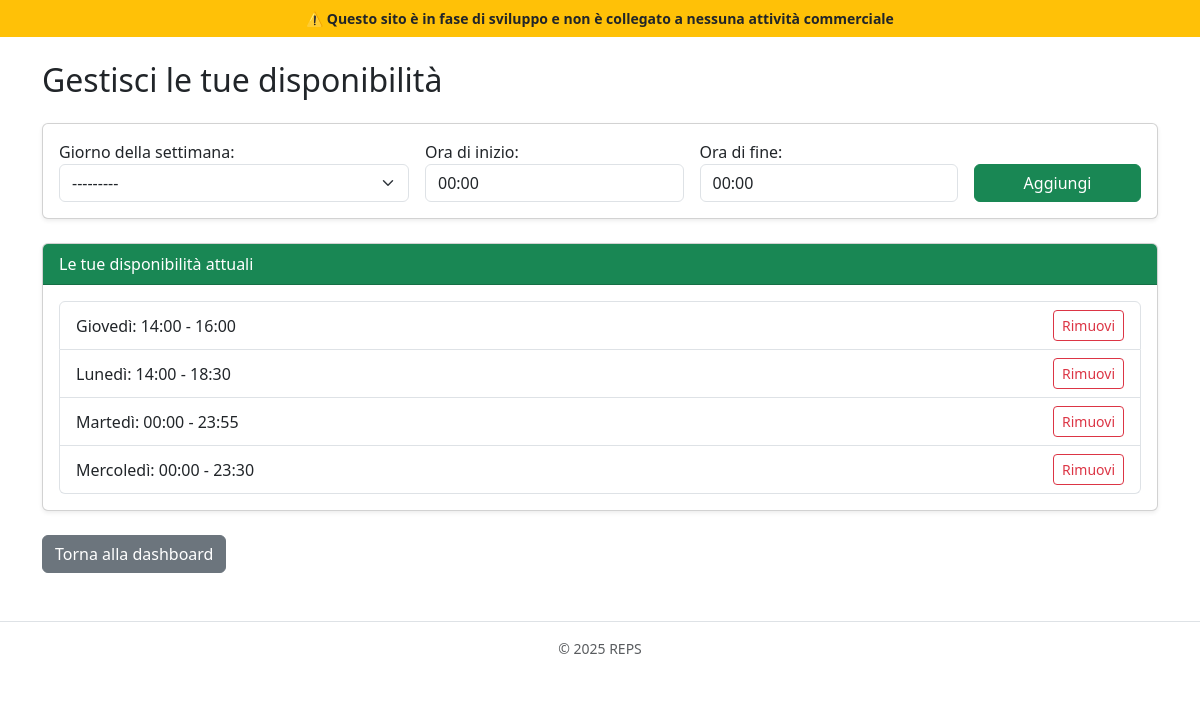
The app's page /disponibilita/ (signed in) with its own data.
### users/models.py (models this page shows, shortened)
class Availability(models.Model):
    teacher = models.ForeignKey(settings.AUTH_USER_MODEL, on_delete=models.CASCADE, related_name="availability")
    day_of_week= models.CharField(max_length=10, choices=DAY_CHOICES )
    start_time = models.TimeField()
    end_time=models.TimeField()

### users/views.py (the view)
# urls.py: path('disponibilita/', views.manage_availability_view, name='manage_availability'),
@login_required
def manage_availability_view(request):
    if not request.user.is_teacher:
        return redirect('dashboard')
    if request.method =='POST':
        form=AvailabilityForm(request.POST, initial={'teacher': request.user})
        form.instance.teacher = request.user
        if form.is_valid():
            availability=form.save(commit=False)
            availability.save()
            return redirect('manage_availability')
    else:
        form=AvailabilityForm()
    user_availabilities = Availability.objects.filter(teacher=request.user)
    return render(request, 'users/manage_availability.html', {'form':form, 'availabilities' : user_availabilities})

### users/forms.py (shortened to what this page needs)
class AvailabilityForm(forms.ModelForm):
    class Meta:
        model = Availability
        fields = ['day_of_week', 'start_time', 'end_time']
        labels = {
            'day_of_week': 'Giorno della settimana',
            'start_time':   'Ora di inizio',
            'end_time':     'Ora di fine',
        }
        help_texts = {
            'day_of_week': 'Seleziona il giorno della settimana',
        }
        widgets = {
            'day_of_week': forms.Select(),               # mantiene il select delle giornate
            'start_time':   forms.Select(choices=TIME_CHOICES),
            'end_time':     forms.Select(choices=TIME_CHOICES),
        }

### users/templatetags/form_tags.py (called while the page is built)
@register.filter(name='add_class')
def add_class(field, css_class):
    return field.as_widget(attrs={"class": css_class})

### users/templates/users/manage_availability.html (shortened to what this page needs)
{% extends "base.html" %}
{% load form_tags %}
{% block content %}
<div class="container py-4">
  <h2 class="mb-4">Gestisci le tue disponibilità</h2>
  <div class="card mb-4 shadow-sm">
    <div class="card-body">
      <form method="post" class="row gy-2 gx-3 align-items-end">
        <div class="col-md-4">
          {{ form.day_of_week.label_tag }}
          {{ form.day_of_week|add_class:"form-select" }}
        </div>
        <div class="col-md-3">
          {{ form.start_time.label_tag }}
          {{ form.start_time|add_class:"form-control" }}
        </div>
        <div class="col-md-3">
          {{ form.end_time.label_tag }}
          {{ form.end_time|add_class:"form-control" }}
        </div>
        <div class="col-md-2">
          <button type="submit" class="btn btn-success w-100">Aggiungi</button>
        </div>
      </form>
    </div>
  </div>
  <div class="card shadow-sm">
    <div class="card-header bg-success text-white">
      Le tue disponibilità attuali
    </div>
    <div class="card-body">
      {% if availabilities %}
        <ul class="list-group">
          {% for a in availabilities %}
          <li class="list-group-item d-flex justify-content-between align-items-center">
            <span>{{ a.get_day_of_week_display }}: {{ a.start_time|time:"H:i" }} - {{ a.end_time|time:"H:i" }}</span>
            <form action="{% url 'delete_availability' a.pk %}" method="post" class="d-inline">
              <button type="submit" class="btn btn-sm btn-outline-danger" title="Rimuovi">
                 Rimuovi
              </button>
            </form>
          </li>
          {% endfor %}
        </ul>
      {% else %}
        <p class="text-muted">Non hai ancora inserito disponibilità.</p>
      {% endif %}
    </div>
  </div>
  <div class="mt-4">
    <a href="{% url 'dashboard_teacher' %}" class="btn btn-secondary">Torna alla dashboard</a>
  </div>
</div>
{% endblock %}

### records on screen
Availability: day_of_week "Giovedì", start_time "14:00", end_time "16:00"
Availability: day_of_week "Lunedì", start_time "14:00", end_time "18:30"
Availability: day_of_week "Martedì", start_time "00:00", end_time "23:55"
Availability: day_of_week "Mercoledì", start_time "00:00", end_time "23:30"
